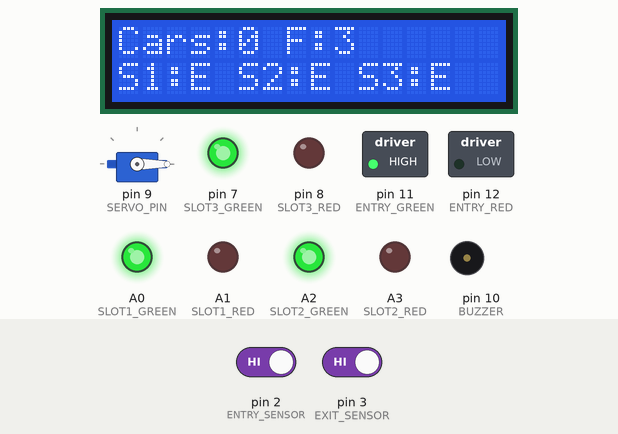
Recording of a sketch running on a simulated Arduino Uno, built with avr-gcc and run on an emulated ATmega328P. Parts: servo, 16×2 character LCD, switched loads named in the sketch (green lamp = pin HIGH), output pins drawn as LEDs (lit = HIGH), buzzer (waves = sounding). The inputs (shaded band) are chosen by the test bench; at power-on: pin 2 (ENTRY_SENSOR) HIGH, pin 3 (EXIT_SENSOR) HIGH. What the sketch prints to the serial monitor is not drawn.

Above: at 1.2 s.
1.3 s: pin 2 (ENTRY_SENSOR) driven LOW
At 3.1 s:
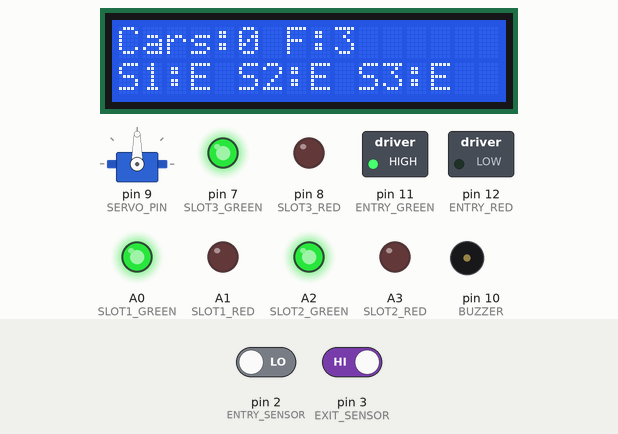
At 4.1 s:
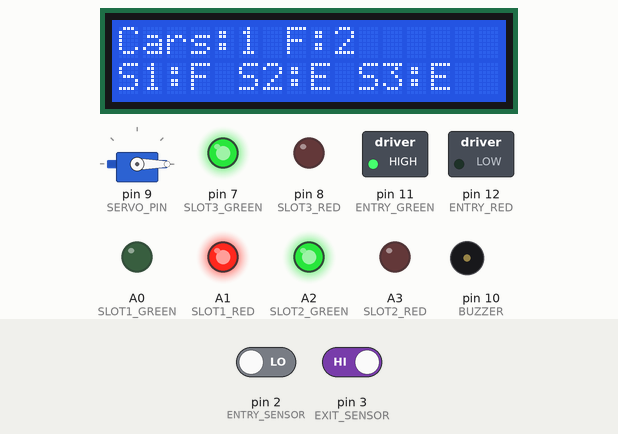
4.3 s: pin 3 (EXIT_SENSOR) driven LOW
At 5.5 s:
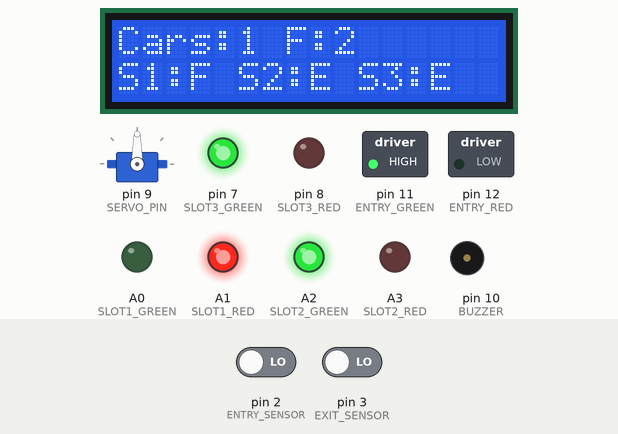
Timing chart, 0 to 8.1 s (numbered marks = the images above; inputs shaded):
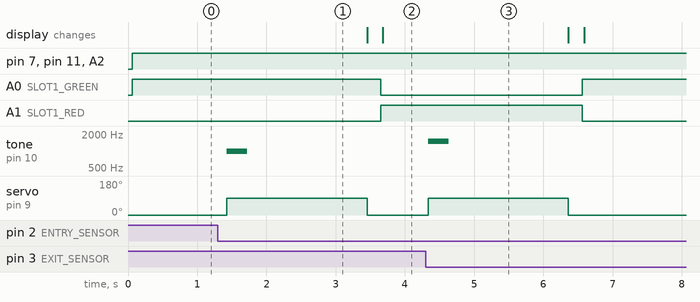

The sketch:

car_parking_system.ino
```cpp
/*
 * ============================================================
 *   SMART CAR PARKING SYSTEM
 * ============================================================
 * Author     : Naveswety M
 * College    : Sathyabama Institute of Science and Technology
 * Board      : Arduino UNO
 * Simulation : Wokwi
 *
 * Description:
 *   An automated car parking management system that tracks
 *   3 parking slots individually using boolean slot states.
 *   Entry/exit is detected via IR sensors. The servo gate
 *   opens automatically on valid entry or exit. Each slot
 *   has its own Green/Red LED pair. LCD displays car count,
 *   free slots, and individual slot status in real time.
 *   Entry is denied with a buzzer tone when the lot is full.
 *
 * Features:
 *   - Auto slot assignment (first available slot on entry)
 *   - Auto slot release (first occupied slot on exit)
 *   - Per-slot dual LED indicators (Green = Empty, Red = Full)
 *   - Entrance dual LED (Green = space available, Red = full)
 *   - LCD shows car count, free slots, and S1/S2/S3 status
 *   - Buzzer tones differ for entry, exit, and denial
 *
 * Pin Configuration:
 *   Pin 2       → Entry IR Sensor
 *   Pin 3       → Exit IR Sensor
 *   Pin 9       → Servo Motor (gate)
 *   Pin 10      → Buzzer
 *   Pin 11      → Entry Green LED
 *   Pin 12      → Entry Red LED
 *   Pin A0      → Slot 1 Green LED
 *   Pin A1      → Slot 1 Red LED
 *   Pin A2      → Slot 2 Green LED
 *   Pin A3      → Slot 2 Red LED
 *   Pin 7       → Slot 3 Green LED
 *   Pin 8       → Slot 3 Red LED
 *   SDA/SCL     → I2C LCD (address 0x27)
 * ============================================================
 */

#include <Wire.h>
#include <LiquidCrystal_I2C.h>
#include <Servo.h>

// ── LCD & Servo ──────────────────────────────────────────────
LiquidCrystal_I2C lcd(0x27, 16, 2);
Servo gate;

// ── IR Sensor Pins ───────────────────────────────────────────
#define ENTRY_SENSOR  2
#define EXIT_SENSOR   3

// ── Output Pins ──────────────────────────────────────────────
#define SERVO_PIN     9
#define BUZZER        10

// Entrance LEDs
#define ENTRY_GREEN   11
#define ENTRY_RED     12

// Per-slot LEDs
#define SLOT1_GREEN   A0
#define SLOT1_RED     A1
#define SLOT2_GREEN   A2
#define SLOT2_RED     A3
#define SLOT3_GREEN   7
#define SLOT3_RED     8

// ── Constants ────────────────────────────────────────────────
const int TOTAL_SLOTS      = 3;
const int GATE_OPEN_ANGLE  = 90;
const int GATE_CLOSE_ANGLE = 0;
const int GATE_OPEN_MS     = 2000;   // Gate stays open 2 seconds

// ── State Variables ──────────────────────────────────────────
int  carCount     = 0;
bool slot1Occupied = false;
bool slot2Occupied = false;
bool slot3Occupied = false;
bool prevEntry    = HIGH;
bool prevExit     = HIGH;

// ============================================================
void setup() {
  pinMode(ENTRY_SENSOR, INPUT_PULLUP);
  pinMode(EXIT_SENSOR,  INPUT_PULLUP);

  pinMode(ENTRY_GREEN, OUTPUT);
  pinMode(ENTRY_RED,   OUTPUT);

  pinMode(SLOT1_GREEN, OUTPUT);
  pinMode(SLOT1_RED,   OUTPUT);
  pinMode(SLOT2_GREEN, OUTPUT);
  pinMode(SLOT2_RED,   OUTPUT);
  pinMode(SLOT3_GREEN, OUTPUT);
  pinMode(SLOT3_RED,   OUTPUT);

  gate.attach(SERVO_PIN);
  gate.write(GATE_CLOSE_ANGLE);  // Start with gate closed

  lcd.init();
  lcd.backlight();

  Serial.begin(9600);
  Serial.println("Smart Car Parking System Ready.");
}

// ── Open gate for fixed duration then close ──────────────────
void openGate() {
  gate.write(GATE_OPEN_ANGLE);
  delay(GATE_OPEN_MS);
  gate.write(GATE_CLOSE_ANGLE);
}

// ============================================================
void loop() {

  // ── Count occupied & free slots ──────────────────────────
  int occupied = (slot1Occupied ? 1 : 0)
               + (slot2Occupied ? 1 : 0)
               + (slot3Occupied ? 1 : 0);
  int empty = TOTAL_SLOTS - occupied;

  // ── Update per-slot LEDs ──────────────────────────────────
  // Green = empty, Red = occupied
  digitalWrite(SLOT1_GREEN, !slot1Occupied);
  digitalWrite(SLOT1_RED,    slot1Occupied);
  digitalWrite(SLOT2_GREEN, !slot2Occupied);
  digitalWrite(SLOT2_RED,    slot2Occupied);
  digitalWrite(SLOT3_GREEN, !slot3Occupied);
  digitalWrite(SLOT3_RED,    slot3Occupied);

  // ── Update entrance LEDs ──────────────────────────────────
  digitalWrite(ENTRY_GREEN, empty > 0 ? HIGH : LOW);
  digitalWrite(ENTRY_RED,   empty > 0 ? LOW  : HIGH);

  // ── Handle Entry ─────────────────────────────────────────
  bool currentEntry = digitalRead(ENTRY_SENSOR);

  if (prevEntry == HIGH && currentEntry == LOW) {
    if (empty > 0) {
      // Assign first available slot
      carCount++;
      if      (!slot1Occupied) slot1Occupied = true;
      else if (!slot2Occupied) slot2Occupied = true;
      else if (!slot3Occupied) slot3Occupied = true;

      Serial.print("Car entered. Total: "); Serial.println(carCount);
      tone(BUZZER, 1000, 300);   // Short high beep = entry allowed
      openGate();

    } else {
      // Lot full — deny entry
      Serial.println("Parking FULL. Entry denied.");
      tone(BUZZER, 500, 1000);   // Long low beep = entry denied
    }
  }
  prevEntry = currentEntry;

  // ── Handle Exit ──────────────────────────────────────────
  bool currentExit = digitalRead(EXIT_SENSOR);

  if (prevExit == HIGH && currentExit == LOW) {
    if (carCount > 0) {
      // Release first occupied slot
      carCount--;
      if      (slot1Occupied) slot1Occupied = false;
      else if (slot2Occupied) slot2Occupied = false;
      else if (slot3Occupied) slot3Occupied = false;

      Serial.print("Car exited. Total: "); Serial.println(carCount);
      tone(BUZZER, 1500, 300);   // Short high beep = exit confirmed
      openGate();
    }
  }
  prevExit = currentExit;

  // ── Update LCD ────────────────────────────────────────────
  lcd.clear();

  if (empty == 0) {
    // Lot full — show warning
    lcd.setCursor(0, 0);
    lcd.print("PARKING FULL");
    lcd.setCursor(0, 1);
    lcd.print("Cars: ");
    lcd.print(carCount);

  } else {
    // Show car count + free slots on row 0
    lcd.setCursor(0, 0);
    lcd.print("Cars:");
    lcd.print(carCount);
    lcd.print(" F:");
    lcd.print(empty);

    // Show per-slot status on row 1 (E = Empty, F = Full)
    lcd.setCursor(0, 1);
    lcd.print("S1:");
    lcd.print(slot1Occupied ? "F" : "E");
    lcd.print(" S2:");
    lcd.print(slot2Occupied ? "F" : "E");
    lcd.print(" S3:");
    lcd.print(slot3Occupied ? "F" : "E");
  }

  delay(200);
}
```

Measured:
- after the input at 1.3 s, A0 (SLOT1_GREEN): HIGH → LOW after 2.4 s; A1 (SLOT1_RED): LOW → HIGH after 2.4 s; tone on pin 10 (BUZZER): silent → 1000 Hz after 0.13 s, → silent 0.30 s later; servo on pin 9 (SERVO_PIN): 0° → 90° after 0.13 s, → 0° 2.0 s later
- after the input at 4.3 s, A0 (SLOT1_GREEN): LOW → HIGH after 2.3 s; A1 (SLOT1_RED): HIGH → LOW after 2.3 s; tone on pin 10 (BUZZER): silent → 1500 Hz at once, → silent 0.30 s later; servo on pin 9 (SERVO_PIN): 0° → 90° at once, → 0° 2.0 s later
